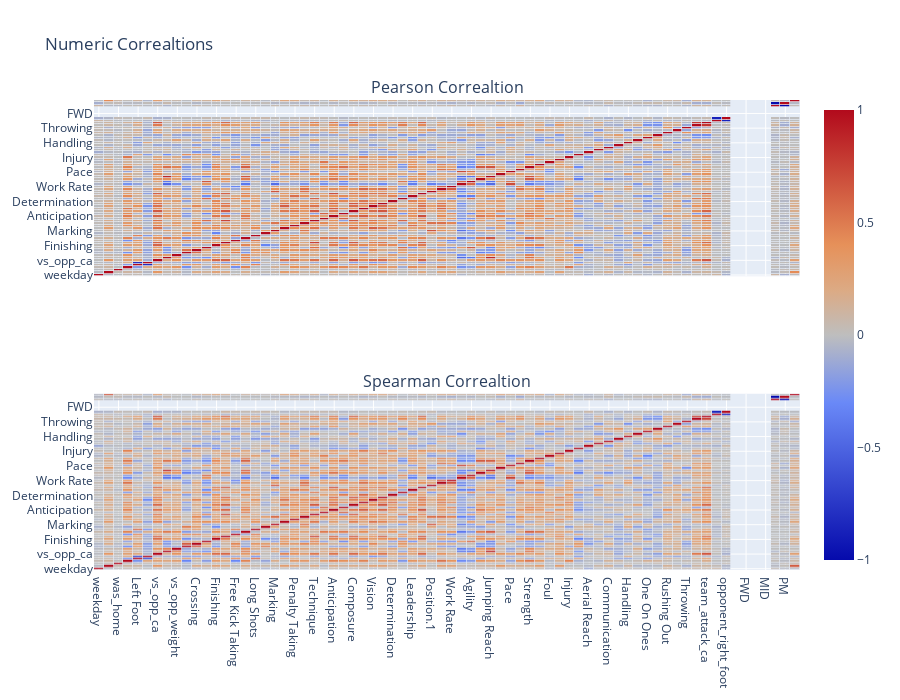

Source (notebook cell):
### Code cell
# corrrelation for forwards
plotNumericCorrelations(X_train, y_train, 'FWD')

### Figure 1 — Plotly figure (JSON) as saved in the notebook; plotly's stock layout.template omitted (floating-point values rounded to 4 significant figures; data arrays with more than 128 entries replaced by an {"elided": "..."} marker saying what was removed)
{"data": [{"colorscale": [[1, "rgb(165,0,38)"], [0.8889, "rgb(215,48,39)"], [0.7778, "rgb(244,109,67)"], [0.6667, "rgb(253,174,97)"], [0.5556, "rgb(254,224,144)"], [0.4444, "rgb(224,243,248)"], [0.3333, "rgb(171,217,233)"], [0.2222, "rgb(116,173,209)"], [0.1111, "rgb(69,117,180)"], [0, "rgb(49,54,149)"]], "name": "pearson", "showscale": false, "type": "heatmap", "x": ["weekday", "minutes", "was_home", "Age", "Left Foot", "Right Foot", "vs_opp_ca", "vs_opp_height", "vs_opp_weight", "Corners", "Crossing", "Dribbling", "Finishing", "First Touch", "Free Kick Taking", "Heading", "Long Shots", "Long Throws", "Marking", "Passing", "Penalty Taking", "Tackling", "Technique", "Aggressiion", "Anticipation", "Bravery", "Composure", "Concentration", "Vision", "Decision", "Determination", "Flair", "Leadership", "Off The Ball", "Position.1", "Teamwork", "Work Rate", "Acceleration", "Agility", "Balance", "Jumping Reach", "Natural Fitness", "Pace", "Stamina", "Strength", "Stability", "Foul", "Contest performance", "Injury", "diversity", "Aerial Reach", "Command Of Area", "Communication", "Eccentricity", "Handling", "Kicking", "One On Ones", "Reflexes", "Rushing Out", "Punching", "Throwing", "team_defence_ca", "team_attack_ca", "opponent_left_foot", "opponent_right_foot", "DEF", "FWD", "GK", "MID", "AM", "PM", "total_points"], "xaxis": "x", "xgap": 0.7, "y": ["weekday", "minutes", "was_home", "Age", "Left Foot", "Right Foot", "vs_opp_ca", "vs_opp_height", "vs_opp_weight", "Corners", "Crossing", "Dribbling", "Finishing", "First Touch", "Free Kick Taking", "Heading", "Long Shots", "Long Throws", "Marking", "Passing", "Penalty Taking", "Tackling", "Technique", "Aggressiion", "Anticipation", "Bravery", "Composure", "Concentration", "Vision", "Decision", "Determination", "Flair", "Leadership", "Off The Ball", "Position.1", "Teamwork", "Work Rate", "Acceleration", "Agility", "Balance", "Jumping Reach", "Natural Fitness", "Pace", "Stamina", "Strength", "Stability", "Foul", "Contest performance", "Injury", "diversity", "Aerial Reach", "Command Of Area", "Communication", "Eccentricity", "Handling", "Kicking", "One On Ones", "Reflexes", "Rushing Out", "Punching", "Throwing", "team_defence_ca", "team_attack_ca", "opponent_left_foot", "opponent_right_foot", "DEF", "FWD", "GK", "MID", "AM", "PM", "total_points"], "yaxis": "y", "ygap": 0.7, "z": {"elided": "72x72 float values"}}, {"colorscale": [[1, "rgb(165,0,38)"], [0.8889, "rgb(215,48,39)"], [0.7778, "rgb(244,109,67)"], [0.6667, "rgb(253,174,97)"], [0.5556, "rgb(254,224,144)"], [0.4444, "rgb(224,243,248)"], [0.3333, "rgb(171,217,233)"], [0.2222, "rgb(116,173,209)"], [0.1111, "rgb(69,117,180)"], [0, "rgb(49,54,149)"]], "type": "heatmap", "x": ["weekday", "minutes", "was_home", "Age", "Left Foot", "Right Foot", "vs_opp_ca", "vs_opp_height", "vs_opp_weight", "Corners", "Crossing", "Dribbling", "Finishing", "First Touch", "Free Kick Taking", "Heading", "Long Shots", "Long Throws", "Marking", "Passing", "Penalty Taking", "Tackling", "Technique", "Aggressiion", "Anticipation", "Bravery", "Composure", "Concentration", "Vision", "Decision", "Determination", "Flair", "Leadership", "Off The Ball", "Position.1", "Teamwork", "Work Rate", "Acceleration", "Agility", "Balance", "Jumping Reach", "Natural Fitness", "Pace", "Stamina", "Strength", "Stability", "Foul", "Contest performance", "Injury", "diversity", "Aerial Reach", "Command Of Area", "Communication", "Eccentricity", "Handling", "Kicking", "One On Ones", "Reflexes", "Rushing Out", "Punching", "Throwing", "team_defence_ca", "team_attack_ca", "opponent_left_foot", "opponent_right_foot", "DEF", "FWD", "GK", "MID", "AM", "PM", "total_points"], "xaxis": "x2", "xgap": 0.7, "y": ["weekday", "minutes", "was_home", "Age", "Left Foot", "Right Foot", "vs_opp_ca", "vs_opp_height", "vs_opp_weight", "Corners", "Crossing", "Dribbling", "Finishing", "First Touch", "Free Kick Taking", "Heading", "Long Shots", "Long Throws", "Marking", "Passing", "Penalty Taking", "Tackling", "Technique", "Aggressiion", "Anticipation", "Bravery", "Composure", "Concentration", "Vision", "Decision", "Determination", "Flair", "Leadership", "Off The Ball", "Position.1", "Teamwork", "Work Rate", "Acceleration", "Agility", "Balance", "Jumping Reach", "Natural Fitness", "Pace", "Stamina", "Strength", "Stability", "Foul", "Contest performance", "Injury", "diversity", "Aerial Reach", "Command Of Area", "Communication", "Eccentricity", "Handling", "Kicking", "One On Ones", "Reflexes", "Rushing Out", "Punching", "Throwing", "team_defence_ca", "team_attack_ca", "opponent_left_foot", "opponent_right_foot", "DEF", "FWD", "GK", "MID", "AM", "PM", "total_points"], "yaxis": "y2", "ygap": 0.7, "z": {"elided": "72x72 float values"}}], "layout": {"annotations": [{"font": {"size": 16}, "showarrow": false, "text": "Pearson Correaltion", "x": 0.5, "xanchor": "center", "xref": "paper", "y": 1, "yanchor": "bottom", "yref": "paper"}, {"font": {"size": 16}, "showarrow": false, "text": "Spearman Correaltion", "x": 0.5, "xanchor": "center", "xref": "paper", "y": 0.375, "yanchor": "bottom", "yref": "paper"}], "height": 700, "hoverlabel": {"bgcolor": "white", "font": {"family": "Rockwell", "size": 16}}, "title": {"text": "Numeric Correaltions"}, "width": 900, "xaxis": {"anchor": "y", "domain": [0, 1], "matches": "x2", "showticklabels": false}, "xaxis2": {"anchor": "y2", "domain": [0, 1]}, "yaxis": {"anchor": "x", "domain": [0.625, 1]}, "yaxis2": {"anchor": "x2", "domain": [0, 0.375]}}}
